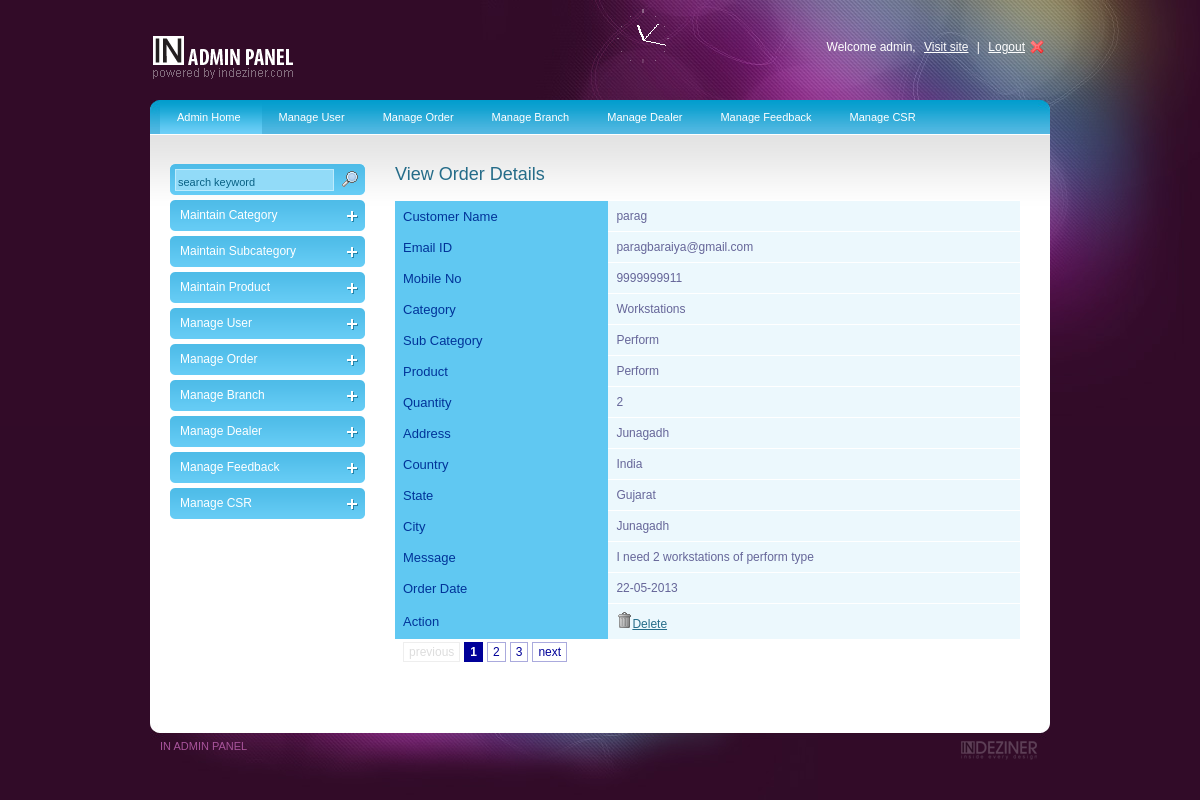
The page /admin/vorder.php (signed in) on the database its author committed.
### tables this page shows
CREATE TABLE IF NOT EXISTS `user_order` (
  `order_id` int(11) NOT NULL AUTO_INCREMENT,
  `cust_name` varchar(50) NOT NULL,
  `email` varchar(50) NOT NULL,
  `mobile` varchar(20) NOT NULL,
  `category` int(11) NOT NULL,
  `subcat` int(11) NOT NULL,
  `product` int(11) NOT NULL,
  `quantity` varchar(5) NOT NULL,
  `address` varchar(150) NOT NULL,
  `country` int(11) NOT NULL,
  `state` int(11) NOT NULL,
  `city` int(11) NOT NULL,
  `message` varchar(200) NOT NULL,
  `order_date` varchar(20) NOT NULL,
  PRIMARY KEY (`order_id`),
  KEY `country` (`country`),
  KEY `state` (`state`),
  KEY `city` (`city`),
  KEY `category` (`category`),
  KEY `subcat` (`subcat`),
  KEY `product` (`product`)
);

CREATE TABLE IF NOT EXISTS `category` (
  `cat_id` int(11) NOT NULL AUTO_INCREMENT,
  `cat_name` varchar(50) NOT NULL,
  PRIMARY KEY (`cat_id`)
);

CREATE TABLE IF NOT EXISTS `subcat` (
  `sub_id` int(11) NOT NULL AUTO_INCREMENT,
  `cat_id` int(11) NOT NULL,
  `sub_name` varchar(50) NOT NULL,
  PRIMARY KEY (`sub_id`),
  KEY `cat_id` (`cat_id`)
);

CREATE TABLE IF NOT EXISTS `product` (
  `pro_id` int(11) NOT NULL AUTO_INCREMENT,
  `sub_id` int(11) NOT NULL,
  `cat_id` int(11) NOT NULL,
  `pro_name` varchar(30) NOT NULL,
  `pro_price` varchar(30) NOT NULL,
  `model_no` varchar(10) NOT NULL,
  `pro_code` varchar(10) NOT NULL,
  `pro_img` varchar(200) NOT NULL,
  `pro_desc` varchar(200) NOT NULL,
  `pro_color` varchar(50) NOT NULL,
  `pro_war` varchar(20) NOT NULL,
  `pro_quan` varchar(5) NOT NULL,
  PRIMARY KEY (`pro_id`),
  KEY `sub_id` (`sub_id`),
  KEY `cat_id` (`cat_id`)
);

CREATE TABLE IF NOT EXISTS `country` (
  `cid` int(11) NOT NULL AUTO_INCREMENT,
  `cname` varchar(50) NOT NULL,
  PRIMARY KEY (`cid`)
);

CREATE TABLE IF NOT EXISTS `state` (
  `sid` int(11) NOT NULL AUTO_INCREMENT,
  `cid` int(11) NOT NULL,
  `sname` varchar(50) NOT NULL,
  PRIMARY KEY (`sid`),
  KEY `cid` (`cid`)
);

CREATE TABLE IF NOT EXISTS `city` (
  `ctid` int(11) NOT NULL AUTO_INCREMENT,
  `sid` int(11) NOT NULL,
  `ctname` varchar(50) NOT NULL,
  PRIMARY KEY (`ctid`),
  KEY `sid` (`sid`)
);

### admin/vorder.php (the view, shortened to what this page needs)
<?php
	$nm = $_SESSION['name'];
?>
<!DOCTYPE html PUBLIC "-//W3C//DTD XHTML 1.0 Transitional//EN" "http://www.w3.org/TR/xhtml1/DTD/xhtml1-transitional.dtd">
<html xmlns="http://www.w3.org/1999/xhtml">
<head>
<link rel="stylesheet" type="text/css" href="style.css" />
<link rel="stylesheet" type="text/css" media="all" href="niceforms-default.css" />
</head>
<body>
<div id="main_container">
	<div class="header">
    <div class="logo"><a href="#"><img src="images/logo.gif" alt="" title="" border="0" /></a></div>
    <div class="right_header">Welcome <?php echo $nm; ?>, <a href="http://localhost/furniture/">Visit site</a> | <a href="logout.php" class="logout">Logout</a></div>
    <div id="clock_a"></div>
    </div>
    <div class="main_content">
	 <div class="menu">
                   <?php
						include("menu.php");
					?>
     </div>
    <div class="center_content">
    <div class="left_content">
    		<div class="sidebar_search">
            <form>
            <input type="text" name="" class="search_input" value="search keyword" onclick="this.value=''" />
            <input type="image" class="search_submit" src="images/search.png" />
            </form>
            </div>
            <div class="sidebarmenu">
               <?php
					include("sidebar.php");
				?>
            </div>
    </div>
    <div class="right_content">
     <h2>View Order Details</h2>
         <div class="form">
		 <?php
	$tbl_name="user_order";
	$adjacents = 3;
	$query = "SELECT COUNT(*) as num FROM $tbl_name";
	$total_pages = mysql_fetch_array(mysql_query($query));
	$total_pages = $total_pages['num'];
	$targetpage = "vorder.php";
	$limit = 1;
	$page = $_GET['page'];
	if($page)
		$start = ($page - 1) * $limit;
	else
		$start = 0;
	$sql = "select $tbl_name.*,category.cat_name,subcat.sub_name,product.pro_name,country.cname,state.sname,city.ctname from $tbl_name join category on $tbl_name.category=category.cat_id join subcat on $tbl_name.subcat=subcat.sub_id join product on $tbl_name.product=product.pro_id join country on $tbl_name.country=country.cid join state on $tbl_name.state=state.sid join city on $tbl_name.city=city.ctid LIMIT $start, $limit";
	$result = mysql_query($sql);
	if ($page == 0) $page = 1;
	$prev = $page - 1;
	$next = $page + 1;
	$lastpage = ceil($total_pages/$limit);
	$pagination = "";
	if($lastpage > 1)
	{
		$pagination .= "<div class=\"pagination\">";
		if ($page > 1)
			$pagination.= "<a href=\"$targetpage?page=$prev\"> previous</a>";
		else
			$pagination.= "<span class=\"disabled\"> previous</span>";
		if ($lastpage < 7 + ($adjacents * 2))
		{
			for ($counter = 1; $counter <= $lastpage; $counter++)
			{
				if ($counter == $page)
					$pagination.= "<span class=\"current\">$counter</span>";
				else
					$pagination.= "<a href=\"$targetpage?page=$counter\">$counter</a>";
			}
		}
		if ($page < $counter - 1)
			$pagination.= "<a href=\"$targetpage?page=$next\">next </a>";
		else
			$pagination.= "<span class=\"disabled\">next </span>";
		$pagination.= "</div>\n";
	}
?>
<?php
		while($r = mysql_fetch_array($result))
		{
		?>
		  <form method="post" name="frm15">
         <table align="center" cellpadding="5" cellspacing="5" id="rounded-corner">
		<tr>
			<th>Customer Name</th>
			<td><?php echo $r['cust_name']; ?></td>
		</tr>
		<tr>
			<th>Email ID</th>
			<td><?php echo $r['email']; ?></td>
		</tr>
		<tr>
			<th>Mobile No</th>
			<td><?php echo $r['mobile']; ?></td>
		</tr>
		<tr>
			<th>Category</th>
			<td><?php echo $r['cat_name']; ?></td>
		</tr>
		<tr>
			<th>Sub Category</th>
			<td><?php echo $r['sub_name']; ?></td>
		</tr>
		<tr>
			<th>Product</th>
			<td><?php echo $r['pro_name']; ?></td>
		</tr>
		<tr>
			<th>Quantity</th>
			<td><?php echo $r['quantity']; ?></td>
		</tr>
		<tr>
			<th>Address</th>
			<td><?php echo $r['address']; ?></td>
		</tr>
		<tr>
			<th>Country</th>
			<td><?php echo $r['cname']; ?></td>
		</tr>
		<tr>
			<th>State</th>
			<td><?php echo $r['sname']; ?></td>
		</tr>
		<tr>
			<th>City</th>
			<td><?php echo $r['ctname']; ?></td>
		</tr>
		<tr>
			<th>Message</th>
			<td><?php echo $r['message']; ?></td>
		</tr>
		<tr>
			<th>Order Date</th>
			<td><?php echo $r['order_date']; ?></td>
		</tr>
		<tr>
			<th>Action</th>
			<td><a href="vorder.php?del_id=<?php echo $r['order_id']; ?>"><img src="images/trash.png" alt="delete" title="delete" border="0" />Delete</a></td>
		</tr>
	</table>
         </form>
		<?php
		}
	?>
<?=$pagination?>
         </div>
     </div>
  </div>
    </div>
    <div class="footer">
    	<div class="left_footer">IN ADMIN PANEL</div>
    	<div class="right_footer"><a href="http://indeziner.com"><img src="images/indeziner_logo.gif" alt="" title="" border="0" /></a></div>
    </div>
</div>
</body>
</html>

### admin/menu.php
<ul>
               <li><a class="current" href="adminhome.php">Admin Home</a></li>
               <li><a href="vuser.php">Manage User</a></li>
<li><a href="vorder.php">Manage Order</a></li>
<li><a href="managebranch.php">Manage Branch</a></li>
<li><a href="managedealer.php">Manage Dealer</a></li>
<li><a href="vfeedback.php">Manage Feedback</a></li>
<li><a href="mcsr.php">Manage CSR</a></li>
               </ul>

### admin/sidebar.php (shortened to what this page needs)
<a class="menuitem submenuheader" href="mcategory.php">Maintain Category</a>
            <a class="menuitem submenuheader" href="msubcat.php" >Maintain Subcategory</a>
            <a class="menuitem submenuheader" href="mproduct.php">Maintain Product</a>
            <a class="menuitem submenuheader" href="vuser.php">Manage User</a>
<a class="menuitem submenuheader" href="vorder.php">Manage Order</a>
<a class="menuitem submenuheader" href="managebranch.php">Manage Branch</a>
<a class="menuitem submenuheader" href="managedealer.php">Manage Dealer</a>
<a class="menuitem submenuheader" href="vfeedback.php">Manage Feedback</a>
<a class="menuitem submenuheader" href="vcsr.php">Manage CSR</a>

### admin/style.css (style rules this page uses)
body { background:url(images/bg.jpg) no-repeat center top #310b28; font-family:Arial, Helvetica, sans-serif; padding:0; font-size:12px; margin:0 auto; color: #0e4354; }
a { color:#256c89; }
h2 { font-size:18px; color:#256c89; font-weight:normal; padding:0px 0 15px 0; margin:0px; clear:both; }
#main_container { margin:0 auto; width:900px; padding:0px 0 0px 0; }
.header { width:900px; height:100px; }
.logo { float:left; padding:35px 0 0 0; }
#clock_a { float:right; padding:15px 0 0 0; }
.right_header { width:350px; float:right; text-align:right; color:#FFFFFF; padding:40px 0 0 0; }
.right_header a { margin:0 5px 0 5px; text-decoration:underline; color:#FFFFFF; }
.right_header a.logout { background:url(images/user_logout.png) no-repeat right; padding-right:20px; }
.main_content { margin:0 auto; width:900px; height:auto; padding:0px 0 50px 0; background:url(images/menu_bg.jpg) no-repeat center top #fff; }
.footer { width:900px;height:87px;background:url(images/footer_bg.jpg) no-repeat center top; }
.left_footer { float:left;padding:25px 0 0 10px;color:#a8549b;font-size:11px; }
.right_footer { float:right;padding:25px 10px 0 0; }
.menu { font-size:11px;padding:0px 10px 0 10px; float:left; width:880px; }
.menu ul { padding:0;margin:0;list-style-type:none; height:34px; }
.menu ul li { float:left;height:34px;line-height:34px; }
.menu a, .menu a:visited { display:block;float:left;height:100%;font-size:11px;text-decoration:none;color:#fff;padding:0 21px 0 17px; }
.menu a.current { background:url(images/menu_bg.gif) repeat-x center; }
.center_content { clear:both; }
.left_content { width:195px; float:left; padding:30px 0 0 20px; }
.right_content { width:625px; float:left; padding:30px 0 0 30px; }
.sidebarmenu { margin:0px 0; padding:0; width:195px; }
.sidebarmenu a.menuitem { background:url(images/sidebar_menu_top.gif) no-repeat center top; color: #fff;display: block;position: relative;width:185px;height:31px;margin:0 0 5px 0;line-height:31px;padding:0px 0 0 10px;text-decoration: none; }
.sidebar_search { background:url(images/sidebar_menu_top.gif) no-repeat center; width:195px; height:31px; margin:0 0 5px 0; }
input.search_input { width:155px; height:16px; margin:5px 0 0 5px; border:1px #bdebfd solid; background:#92dbf8; padding:4px 0 0 2px; float:left; color:#096184; font-size:11px; }
input.search_submit { float:left; background:none; border:none; margin:7px 0 0 8px; }
#rounded-corner { margin:0px; width:625px; text-align: left; border-collapse: collapse; }
#rounded-corner th { padding: 8px; font-weight: normal; font-size: 13px; color: #039; background: #60c8f2; }
#rounded-corner td { padding: 8px; background: #ecf8fd; border-top: 1px solid #fff; color: #669; }
div.pagination { padding: 3px; margin: 3px; }
div.pagination a { padding: 2px 5px 2px 5px; margin: 2px; border: 1px solid #AAAADD; text-decoration: none; color: #000099; }
div.pagination span.current { padding: 2px 5px 2px 5px; margin: 2px; border: 1px solid #000099; font-weight: bold; background-color: #000099; color: #FFF; }
div.pagination span.disabled { padding: 2px 5px 2px 5px; margin: 2px; border: 1px solid #EEE; color: #DDD; }

### admin/niceforms-default.css (style rules this page uses)
.form { width:600px; float:left; clear:both; }
select, input, textarea, button { outline:none; resize:none; }

### rows shown on the page
user_order: cust_name "parag", email "paragbaraiya@gmail.com", mobile "9999999911", category.cat_name "Workstations", subcat.sub_name "Perform", product.pro_name "Perform", quantity "2", address "Junagadh", country.cname "India", state.sname "Gujarat", city.ctname "Junagadh", message "I need 2 workstations of perform type", order_date "22-05-2013"

### other values the page prints
$nm "admin"
